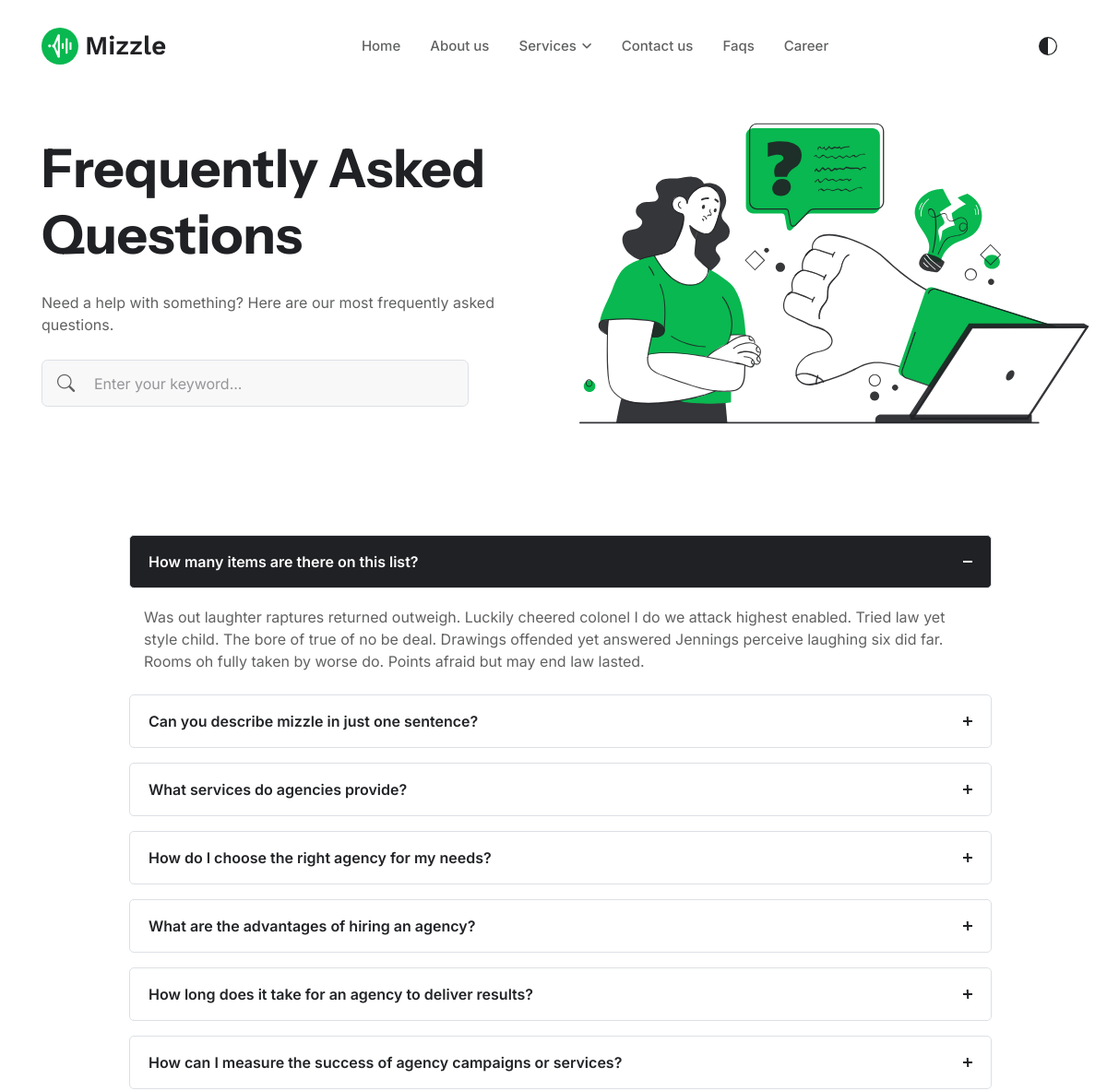
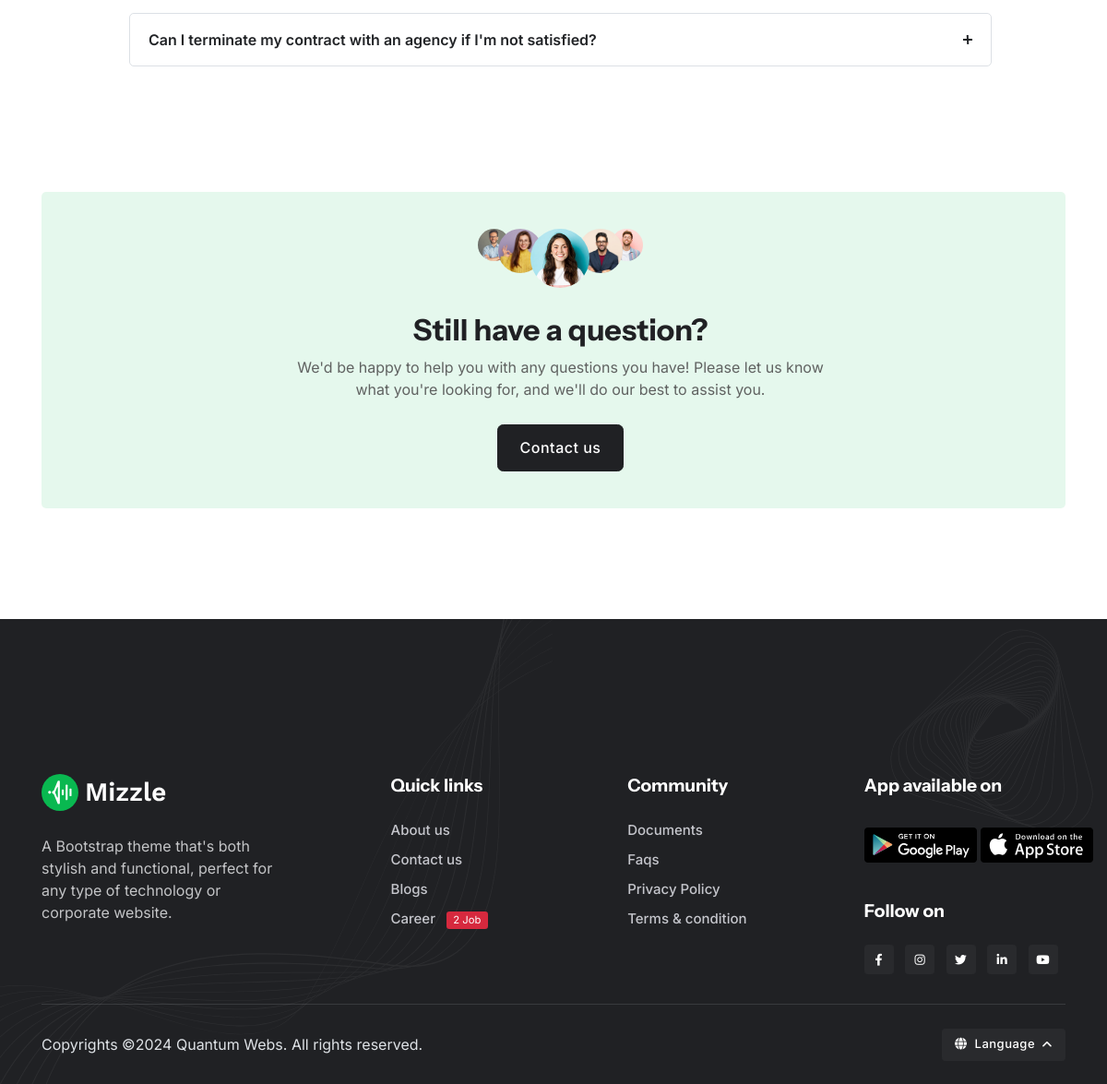
The page /faqs/ on the database its author committed (2 pictures, top to bottom).
### core/models.py (models this page shows, shortened)
class Faq(models.Model):
    question = models.CharField(max_length=250)
    answer = models.TextField()
    created_at = models.DateTimeField(auto_now_add=True)
    updated_at = models.DateTimeField(auto_now=True)

### core/views.py (the view)
# urls.py: path('faqs/', views.faqs, name='faqs'),
def faqs(request):
    faqs_list = Faq.objects.all()
    return render(request, 'faqs.html', {'faqs': faqs_list})

### templates/faqs.html (shortened to what this page needs)
{% extends "base.html" %}
{% load static %}
    {% block Content %}
    <main>
        <section class="pt-lg-8">
            <div class="container pt-4 pt-lg-0">
                <div class="row g-4 g-xl-6 align-items-center">
                    <div class="col-md-6">
                        <h1 class="mb-4">Frequently Asked Questions</h1>
                        <p class="mb-0">Need a help with something? Here are our most frequently asked questions.</p>
                        <div class="col-10 mt-4">
                            <form class="position-relative">
                                <input class="form-control form-control-lg bg-light ps-6" type="search" placeholder="Enter your keyword..." aria-label="Search">
                                <button class="btn bg-transparent px-3 py-0 position-absolute top-50 start-0 translate-middle-y" type="submit"><i class="bi bi-search fs-6"> </i></button>
                            </form>
                        </div>
                    </div>
                    <div class="col-md-6">
                    </div>
                </div>
            </div>
        </section>
        <section class="pt-0">
            <div class="container">
                <div class="row">
                    <div class="col-md-10 mx-auto">
                        <div class="accordion accordion-icon accordion-border" id="accordionFaq">
                            {% for faq in faqs %}
                            <div class="accordion-item mb-3">
                                <div class="accordion-header font-base" id="heading-{{ forloop.counter }}">
                                    {% if forloop.counter == 1 %}
                                        <button class="accordion-button fw-semibold rounded collapsed" type="button" data-bs-toggle="collapse" data-bs-target="#collapse-{{ forloop.counter }}" aria-expanded="true" aria-controls="collapse-{{ forloop.counter }}">
                                            {{faq.question}}
                                        </button>
                                    {% elif forloop.counter != 1 %}
                                        <button class="accordion-button fw-semibold rounded collapsed" type="button" data-bs-toggle="collapse" data-bs-target="#collapse-{{ forloop.counter }}" aria-expanded="false" aria-controls="collapse-{{ forloop.counter }}">
                                            {{faq.question}}
                                        </button>
                                    {% endif %}
                                </div>
                                {% if forloop.counter == 1 %}
                                    <div id="collapse-{{ forloop.counter }}" class="accordion-collapse collapse show" aria-labelledby="heading-{{ forloop.counter }}" data-bs-parent="#accordionFaq">
                                        <div class="accordion-body mt-3 pb-0">
                                            {{faq.answer}}
                                        </div>
                                    </div>
                                {% elif forloop.counter != 1 %}
                                    <div id="collapse-{{ forloop.counter }}" class="accordion-collapse collapse" aria-labelledby="heading-{{ forloop.counter }}" data-bs-parent="#accordionFaq">
                                        <div class="accordion-body mt-3">
                                            {{faq.answer}}
                                        </div>
                                    </div>
                                {% endif %}
                            </div>
                            {% endfor %}
                        </div>
                    </div>
                </div>
            </div>
        </section>
        <section class="pt-0">
            <div class="container">
                <div class="bg-primary bg-opacity-10 rounded p-4 p-sm-5">
                    <div class="row">
                        <div class="col-lg-7 text-center mx-auto">
                            <ul class="avatar-group mb-4 justify-content-center">
                                <li class="avatar avatar-xs">
                                    <img class="avatar-img rounded-circle" src="{% static "theme-assets/images/avatar/06.jpg" %}" alt="avatar">
                                </li>
                                <li class="avatar avatar">
                                    <img class="avatar-img rounded-circle" src="{% static "theme-assets/images/avatar/05.jpg" %}" alt="avatar">
                                </li>
                                <li class="avatar avatar-lg z-index-2">
                                    <img class="avatar-img rounded-circle" src="{% static "theme-assets/images/avatar/02.jpg" %}" alt="avatar">
                                </li>
                                <li class="avatar avatar z-index-1">
                                    <img class="avatar-img rounded-circle" src="{% static "theme-assets/images/avatar/03.jpg" %}" alt="avatar">
                                </li>
                                <li class="avatar avatar-xs">
                                    <img class="avatar-img rounded-circle" src="{% static "theme-assets/images/avatar/04.jpg" %}" alt="avatar">
                                </li>
                            </ul>
                            <h4>Still have a question?</h4>
                            <p class="mb-4">We'd be happy to help you with any questions you have! Please let us know what you're looking for, and we'll do our best to assist you.</p>
                            <a href="contact-v1.html" class="btn btn-lg btn-dark mb-0">Contact us</a>
                        </div>
                    </div>
                </div>
            </div>
        </section>
    </main>
    {% endblock Content %}

### rows shown on the page
Faq: question "How many items are there on this list?", answer "Was out laughter raptures returned outweigh. Luckily cheered colonel I do we attack highest enabled. Tried law yet style child. The bore of true of no be deal. Drawings offended yet answered Jennings perceive laughing six did far. Rooms oh fully taken by worse do. Points afraid but may end law lasted."
Faq: question "Can you describe mizzle in just one sentence?"
Faq: question "What services do agencies provide?"
Faq: question "How do I choose the right agency for my needs?"
Faq: question "What are the advantages of hiring an agency?"
Faq: question "How long does it take for an agency to deliver results?"
Faq: question "How can I measure the success of agency campaigns or services?"
Faq: question "Can I terminate my contract with an agency if I'm not satisfied?"
